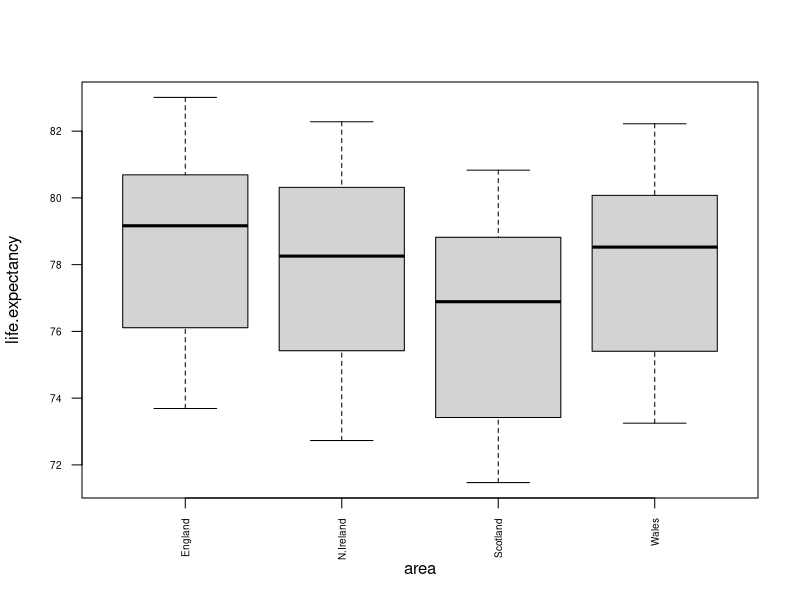

R code for this plot:
## ---- chunk 1
Life_exp<-read.csv("../data/Life_expectancy_at_birth.csv",header=T)
boxplot(life.expectancy~area,data=Life_exp,las=2, cex.axis=0.6)
